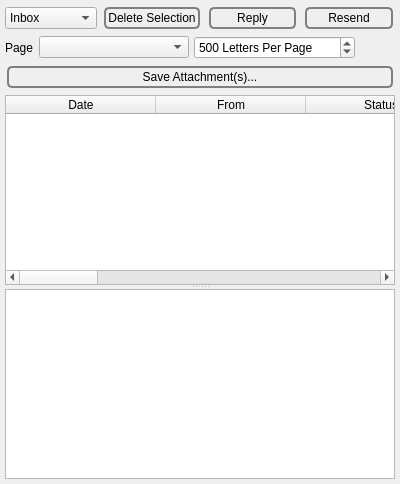
              <widget class="QWidget" name="tab_4">
               <attribute name="title">
                <string>&amp;Read</string>
               </attribute>
               <layout class="QHBoxLayout" name="horizontalLayout">
                <property name="spacing">
                 <number>5</number>
                </property>
                <property name="leftMargin">
                 <number>5</number>
                </property>
                <property name="topMargin">
                 <number>5</number>
                </property>
                <property name="rightMargin">
                 <number>5</number>
                </property>
                <property name="bottomMargin">
                 <number>5</number>
                </property>
                <item>
                 <widget class="QSplitter" name="emailSplitter">
                  <property name="orientation">
                   <enum>Qt::Horizontal</enum>
                  </property>
                  <widget class="QWidget" name="verticalLayoutWidget_2">
                   <layout class="QVBoxLayout" name="verticalLayout_69">
                    <property name="spacing">
                     <number>5</number>
                    </property>
                    <item>
                     <layout class="QHBoxLayout" name="horizontalLayout_85">
                      <item>
                       <widget class="QComboBox" name="folder">
                        <property name="styleSheet">
                         <string notr="true">QPushButton {
 border: 2px solid gray;
 background-color: qlineargradient(x1: 0, y1: 0, x2: 0, y2: 1,
                                   stop: 0 #E0E0E0, stop: 1 #FFFFFF);
 border-radius: 5px;
 margin: 2px;
 padding: 2px;
 }


QPushButton:hover { 
background-color: qlineargradient(x1: 0, y1: 0, x2: 0, y2: 1,
                                   stop: 0 rgb(254,229,172), stop: 1 #FFFFFF);
background-position: top center; } 

QPushButton:pressed {
     background-color: darkgray;
     border-style: inset;
 }</string>
                        </property>
                        <property name="sizeAdjustPolicy">
                         <enum>QComboBox::AdjustToContents</enum>
                        </property>
                        <property name="iconSize">
                         <size>
                          <width>40</width>
                          <height>40</height>
                         </size>
                        </property>
                        <item>
                         <property name="text">
                          <string>Inbox</string>
                         </property>
                        </item>
                        <item>
                         <property name="text">
                          <string>Sent</string>
                         </property>
                        </item>
                        <item>
                         <property name="text">
                          <string>Trash</string>
                         </property>
                        </item>
                       </widget>
                      </item>
                      <item>
                       <widget class="QPushButton" name="deleteEmail">
                        <property name="styleSheet">
                         <string notr="true">QPushButton {
 border: 2px solid gray;
 background-color: qlineargradient(x1: 0, y1: 0, x2: 0, y2: 1,
                                   stop: 0 #E0E0E0, stop: 1 #FFFFFF);
 border-radius: 5px;
 margin: 2px;
 padding: 2px;
 }


QPushButton:hover { 
background-color: qlineargradient(x1: 0, y1: 0, x2: 0, y2: 1,
                                   stop: 0 rgb(254,229,172), stop: 1 #FFFFFF);
background-position: top center; } 

QPushButton:pressed {
     background-color: darkgray;
     border-style: inset;
 }</string>
                        </property>
                        <property name="text">
                         <string>Delete Selection</string>
                        </property>
                        <property name="iconSize">
                         <size>
                          <width>40</width>
                          <height>40</height>
                         </size>
                        </property>
                       </widget>
                      </item>
                      <item>
                       <widget class="QPushButton" name="reply">
                        <property name="styleSheet">
                         <string notr="true">QPushButton {
 border: 2px solid gray;
 background-color: qlineargradient(x1: 0, y1: 0, x2: 0, y2: 1,
                                   stop: 0 #E0E0E0, stop: 1 #FFFFFF);
 border-radius: 5px;
 margin: 2px;
 padding: 2px;
 }


QPushButton:hover { 
background-color: qlineargradient(x1: 0, y1: 0, x2: 0, y2: 1,
                                   stop: 0 rgb(254,229,172), stop: 1 #FFFFFF);
background-position: top center; } 

QPushButton:pressed {
     background-color: darkgray;
     border-style: inset;
 }</string>
                        </property>
                        <property name="text">
                         <string>Reply</string>
                        </property>
                        <property name="iconSize">
                         <size>
                          <width>40</width>
                          <height>40</height>
                         </size>
                        </property>
                       </widget>
                      </item>
                      <item>
                       <widget class="QPushButton" name="resend">
                        <property name="styleSheet">
                         <string notr="true">QPushButton {
 border: 2px solid gray;
 background-color: qlineargradient(x1: 0, y1: 0, x2: 0, y2: 1,
                                   stop: 0 #E0E0E0, stop: 1 #FFFFFF);
 border-radius: 5px;
 margin: 2px;
 padding: 2px;
 }


QPushButton:hover { 
background-color: qlineargradient(x1: 0, y1: 0, x2: 0, y2: 1,
                                   stop: 0 rgb(254,229,172), stop: 1 #FFFFFF);
background-position: top center; } 

QPushButton:pressed {
     background-color: darkgray;
     border-style: inset;
 }</string>
                        </property>
                        <property name="text">
                         <string>Resend</string>
                        </property>
                        <property name="iconSize">
                         <size>
                          <width>40</width>
                          <height>40</height>
                         </size>
                        </property>
                       </widget>
                      </item>
                     </layout>
                    </item>
                    <item>
                     <layout class="QHBoxLayout" name="horizontalLayout_74">
                      <item>
                       <widget class="QLabel" name="label_141">
                        <property name="text">
                         <string>Page</string>
                        </property>
                       </widget>
                      </item>
                      <item>
                       <widget class="QComboBox" name="email_page">
                        <property name="sizeAdjustPolicy">
                         <enum>QComboBox::AdjustToContents</enum>
                        </property>
                        <property name="minimumContentsLength">
                         <number>15</number>
                        </property>
                       </widget>
                      </item>
                      <item>
                       <widget class="QSpinBox" name="email_pages">
                        <property name="toolTip">
                         <string>&lt;html&gt;&lt;head/&gt;&lt;body&gt;&lt;p&gt;Please refresh after changing. Valid values lie in the interval [25, 999999999].&lt;/p&gt;&lt;/body&gt;&lt;/html&gt;</string>
                        </property>
                        <property name="suffix">
                         <string> Letters Per Page</string>
                        </property>
                        <property name="minimum">
                         <number>25</number>
                        </property>
                        <property name="maximum">
                         <number>999999999</number>
                        </property>
                        <property name="value">
                         <number>500</number>
                        </property>
                       </widget>
                      </item>
                      <item>
                       <spacer name="horizontalSpacer_35">
                        <property name="orientation">
                         <enum>Qt::Horizontal</enum>
                        </property>
                        <property name="sizeHint" stdset="0">
                         <size>
                          <width>40</width>
                          <height>20</height>
                         </size>
                        </property>
                       </spacer>
                      </item>
                     </layout>
                    </item>
                    <item>
                     <widget class="QPushButton" name="saveAttachment">
                      <property name="styleSheet">
                       <string notr="true">QPushButton {
 border: 2px solid gray;
 background-color: qlineargradient(x1: 0, y1: 0, x2: 0, y2: 1,
                                   stop: 0 #E0E0E0, stop: 1 #FFFFFF);
 border-radius: 5px;
 margin: 2px;
 padding: 2px;
 }


QPushButton:hover { 
background-color: qlineargradient(x1: 0, y1: 0, x2: 0, y2: 1,
                                   stop: 0 rgb(254,229,172), stop: 1 #FFFFFF);
background-position: top center; } 

QPushButton:pressed {
     background-color: darkgray;
     border-style: inset;
 }</string>
                      </property>
                      <property name="text">
                       <string>Save Attachment(s)...</string>
                      </property>
                     </widget>
                    </item>
                    <item>
                     <widget class="QSplitter" name="readVerticalSplitter">
                      <property name="orientation">
                       <enum>Qt::Vertical</enum>
                      </property>
                      <widget class="QTableWidget" name="mail">
                       <property name="alternatingRowColors">
                        <bool>true</bool>
                       </property>
                       <property name="selectionBehavior">
                        <enum>QAbstractItemView::SelectRows</enum>
                       </property>
                       <property name="horizontalScrollMode">
                        <enum>QAbstractItemView::ScrollPerPixel</enum>
                       </property>
                       <property name="sortingEnabled">
                        <bool>true</bool>
                       </property>
                       <attribute name="horizontalHeaderDefaultSectionSize">
                        <number>150</number>
                       </attribute>
                       <attribute name="horizontalHeaderStretchLastSection">
                        <bool>true</bool>
                       </attribute>
                       <column>
                        <property name="text">
                         <string>Date</string>
                        </property>
                       </column>
                       <column>
                        <property name="text">
                         <string>From</string>
                        </property>
                       </column>
                       <column>
                        <property name="text">
                         <string>Status</string>
                        </property>
                       </column>
                       <column>
                        <property name="text">
                         <string>Subject</string>
                        </property>
                       </column>
                       <column>
                        <property name="text">
                         <string>Attachment(s)</string>
                        </property>
                       </column>
                       <column>
                        <property name="text">
                         <string>goldbug</string>
                        </property>
                       </column>
                       <column>
                        <property name="text">
                         <string>message</string>
                        </property>
                       </column>
                       <column>
                        <property name="text">
                         <string>message_digest</string>
                        </property>
                       </column>
                       <column>
                        <property name="text">
                         <string>receiver_sender_hash</string>
                        </property>
                       </column>
                       <column>
                        <property name="text">
                         <string>hash</string>
                        </property>
                       </column>
                       <column>
                        <property name="text">
                         <string>signature</string>
                        </property>
                       </column>
                       <column>
                        <property name="text">
                         <string>OID</string>
                        </property>
                       </column>
                      </widget>
                      <widget class="QTextBrowser" name="mailMessage">
                       <property name="tabChangesFocus">
                        <bool>true</bool>
                       </property>
                       <property name="textInteractionFlags">
                        <set>Qt::LinksAccessibleByMouse|Qt::TextSelectableByKeyboard|Qt::TextSelectableByMouse</set>
                       </property>
                       <property name="openLinks">
                        <bool>false</bool>
                       </property>
                      </widget>
                     </widget>
                    </item>
                   </layout>
                  </widget>
                 </widget>
                </item>
               </layout>
              </widget>
